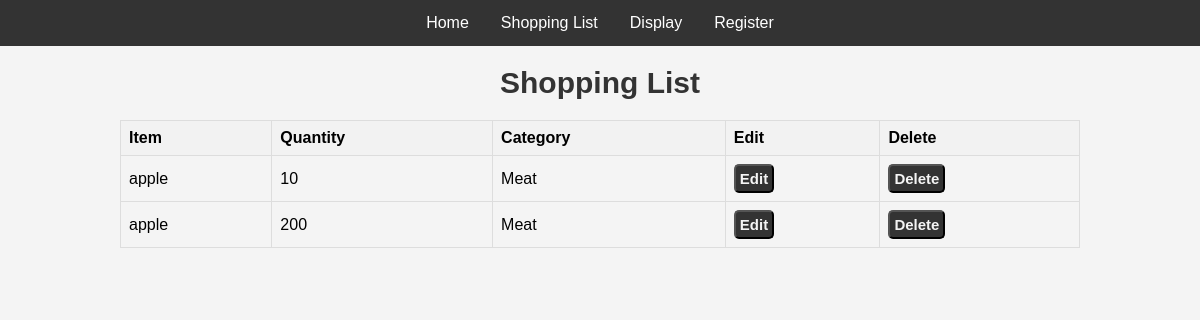
The app's page /display, older data.
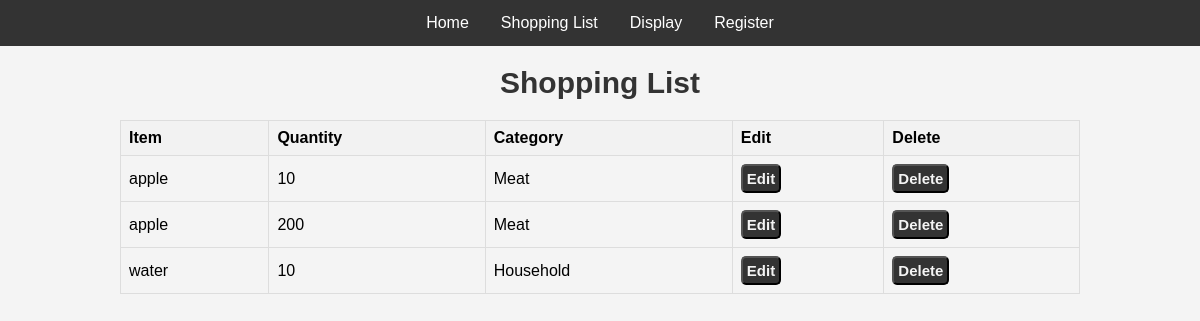
The same page, newer data.
### app.py (models this page shows, shortened)
class Notes(db.Model):
    __tablename__ = "shopping_list"
    id = db.Column(db.Integer, primary_key=True)
    item = db.Column(db.Text)
    quantity = db.Column(db.Integer)
    category = db.Column(db.String(64))

### app.py (the view)
@app.route('/display')
def display():
    notes = Notes.query.all()
    return render_template('display.html',notes = notes)

### templates/display.html (shortened to what this page needs)
{% extends 'layout.html' %}
{% block content %}
<center>
    <h1>Shopping List </h1>
    <form method="post">
        <table>
            <tr>
                <th>Item</th>
                <th>Quantity</th>
                <th>Category</th>
                <th>Edit</th>
                <th>Delete</th>
            </tr>
            {% for note in notes %}
            <tr>
                <td>{{ note.item }}</td>
                <td>{{ note.quantity }}</td>
                <td>{{ note.category }}</td>
                <td><button class ='btn'><a href="{{ url_for('update', id=note.id) }}">Edit</a></button></td>
                <td><button class ='btn'><a href="{{ url_for('delete', id=note.id) }}">Delete</a></button></td>
            </tr>
            {% endfor %}
        </table>
    </form>
</center>
{% endblock %}

### templates/layout.html (shortened to what this page needs)
<!DOCTYPE html>
<html lang="en">
<head>
</head>
<body>
<center>
    <nav class ="navbar">
        {% if not current_user.is_authenticated %}
            <a href="{{ url_for("index") }}">Home</a>
        {% endif %}
        <a href="{{ url_for("shopping") }}">Shopping List</a>
        <a href="{{ url_for("display") }}">Display</a>
        {% if current_user.is_authenticated %}
        <a href="{{ url_for("logout") }}">Logout</a>
        <a href="{{ url_for("profile") }}">Profile</a>
        {% else %}
        <a href="{{ url_for("register") }}">Register</a>
        {% endif %}
    </nav>
</center>
    {% block content %}
    {% endblock %}
</body>
</html>

### templates/layout.html (style rules this page uses)
body { font-family: Arial, sans-serif; margin: 0; padding: 0; background-color: #f4f4f4; }
.navbar { background-color: #333; overflow: hidden; display : flex; justify-content: center; align-items: center; }
.navbar a { float: left; display: block; color: white; text-align: center; padding: 14px 16px; text-decoration: none; }

### templates/display.html (style rules this page uses)
h1 { color: #333; text-align: center; font-size: 30px; font-weight: bold; }
.btn { background-color: #333; color: #f4f4f4; padding: 4px; border-radius: 5px; font-weight: bold; font-size: 15px; text-decoration: none; transition: background-color 0.3s; cursor: pointer; text-align: center; }
table { width: 80%; border-collapse: collapse; margin-top: 20px; }
th, td { border: 1px solid #ddd; padding: 8px; text-align: left; }
th { background-color: #f2f2f2; }
a { text-decoration: none; color: #f4f4f4; font-family: 'Gill Sans', 'Gill Sans MT', Calibri, 'Trebuchet MS', sans-serif; }

Row changes from the older to the newer data that the page shows:
added Notes: item "water", quantity "10", category "Household"
